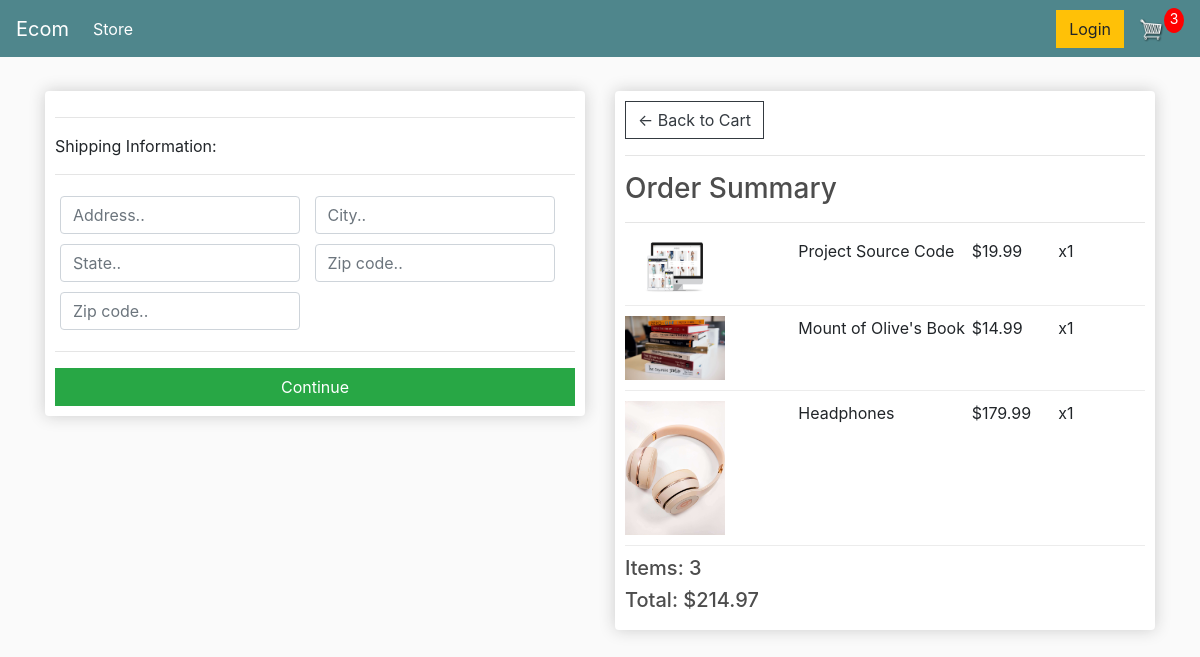
The app's page /checkout/ (signed in) with its own data.
### store/models.py (models this page shows, shortened)
class OrderItem(models.Model):
	product = models.ForeignKey(Product, on_delete=models.SET_NULL, null=True)
	order = models.ForeignKey(Order, on_delete=models.SET_NULL, null=True)
	quantity = models.IntegerField(default=0, null=True, blank=True)
	date_added = models.DateTimeField(auto_now_add=True)
	@property
	def get_total(self):
		total = self.product.price * self.quantity
		return total

class Product(models.Model):
	name = models.CharField(max_length=200)
	price = models.FloatField()
	digital = models.BooleanField(default=False,null=True, blank=True)
	image = models.ImageField(null=True, blank=True)
	@property
	def imageURL(self):
		try:
			url = self.image.url
		except:
			url = ''
		return url

class Order(models.Model):
	customer = models.ForeignKey(Customer, on_delete=models.SET_NULL, null=True, blank=True)
	date_ordered = models.DateTimeField(auto_now_add=True)
	complete = models.BooleanField(default=False)
	transaction_id = models.CharField(max_length=100, null=True)
	@property
	def shipping(self):
		shipping = False
		orderitems = self.orderitem_set.all()
		for i in orderitems:
			if i.product.digital == False:
				shipping = True
		return shipping
	@property
	def get_cart_total(self):
		orderitems = self.orderitem_set.all()
		total = sum([item.get_total for item in orderitems])
		return total
	@property
	def get_cart_items(self):
		orderitems = self.orderitem_set.all()
		total = sum([item.quantity for item in orderitems])
		return total

### store/views.py (the view)
# urls.py: path('checkout/', views.checkout, name="checkout"),
def checkout(request):
	data = cartData(request)
	cartItems = data['cartItems']
	order = data['order']
	items = data['items']
	context = {'items':items, 'order':order, 'cartItems':cartItems}
	return render(request, 'store/checkout.html', context)

### store/utils.py (called while the page is built)
def cartData(request):
	if request.user.is_authenticated:
		customer = request.user.customer
		order, created = Order.objects.get_or_create(customer=customer, complete=False)
		items = order.orderitem_set.all()
		cartItems = order.get_cart_items
	else:
		cookieData = cookieCart(request)
		cartItems = cookieData['cartItems']
		order = cookieData['order']
		items = cookieData['items']
	return {'cartItems':cartItems ,'order':order, 'items':items}

### store/templates/store/checkout.html (shortened to what this page needs)
{% extends 'store/main.html' %}
{% load static %}
{% block content %}
     <div class="row">
		<div class="col-lg-6">
			<div class="box-element" id="form-wrapper">
				<form id="form">
					<div id="shipping-info">
						<hr>
						<p>Shipping Information:</p>
						<hr>
						<div class="form-field">
							<input class="form-control" type="text" name="address" placeholder="Address..">
						</div>
						<div class="form-field">
							<input class="form-control" type="text" name="city" placeholder="City..">
						</div>
						<div class="form-field">
							<input class="form-control" type="text" name="state" placeholder="State..">
						</div>
						<div class="form-field">
							<input class="form-control" type="text" name="zipcode" placeholder="Zip code..">
						</div>
						<div class="form-field">
							<input class="form-control" type="text" name="country" placeholder="Zip code..">
						</div>
					</div>
					<hr>
					<input id="form-button" class="btn btn-success btn-block" type="submit" value="Continue">
				</form>
			</div>
			<br>
		</div>
		<div class="col-lg-6">
			<div class="box-element">
				<a  class="btn btn-outline-dark" href="{% url 'cart' %}">&#x2190; Back to Cart</a>
				<hr>
				<h3>Order Summary</h3>
				<hr>
				{% for item in items %}
				<div class="cart-row">
					<div style="flex:2"><img class="row-image" src="{{item.product.imageURL}}"></div>
					<div style="flex:2"><p>{{item.product.name}}</p></div>
					<div style="flex:1"><p>${{item.product.price|floatformat:2}}</p></div>
					<div style="flex:1"><p>x{{item.quantity}}</p></div>
				</div>
				{% endfor %}
				<h5>Items:   {{order.get_cart_items}}</h5>
				<h5>Total:   ${{order.get_cart_total|floatformat:2}}</h5>
			</div>
		</div>
	</div>
{% endblock content %}

### static/css/main.css (style rules this page uses)
body { background-color: hsl(0, 0%, 98%); }
h1,h2,h3,h4,h5,h6 { color:hsl(0, 0%, 30%); }
.box-element { box-shadow:hsl(0, 0%, 80%) 0 0 16px; background-color: #fff; border-radius: 4px; padding: 10px; }
.col-lg-4, .col-lg-6, .col-lg-8, .col-lg-12 { margin-top: 10px; }
.btn { border-radius: 0; }
.row-image { width: 100px; }
.form-field { width:250px; display: inline-block; padding: 5px; }
.cart-row { display: flex; align-items: flex-stretch; padding-bottom: 10px; margin-bottom: 10px; border-bottom: 1px solid #ececec; }

### records on screen
OrderItem: product.imageURL (picture), product.name "Project Source Code", product.price "19.99", quantity "1"
OrderItem: product.imageURL (picture), product.name "Mount of Olive's Book", product.price "14.99", quantity "1"
OrderItem: product.imageURL (picture), product.name "Headphones", product.price "179.99", quantity "1"
Order: get_cart_items "3", get_cart_total "214.97"

### other values on screen
{{ cartItems }} "3"
